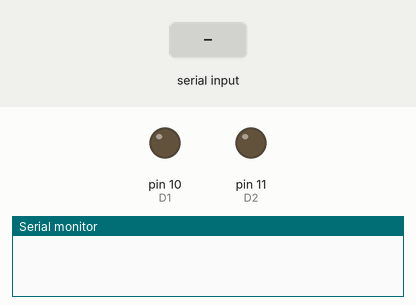
The sketch below on a simulated Arduino Uno, built with avr-gcc and run on an emulated ATmega328P. Shown: output pins drawn as LEDs (lit = HIGH), the last lines printed to the serial monitor. Inputs (shaded band) come from the test bench. Pins used as bus, display or sensor lines are not drawn.

Above: at 1.2 s.
1.3 s: "f" received over Serial
At 1.45 s:
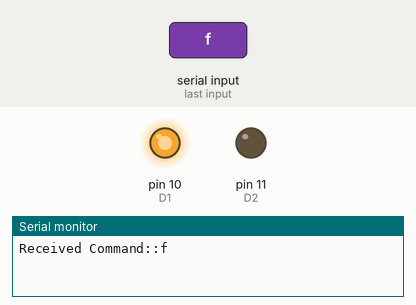
3.1 s: "b" received over Serial
At 3.25 s:
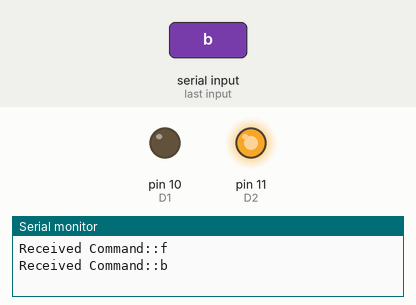
4.9 s: "l" received over Serial
At 6.1 s:
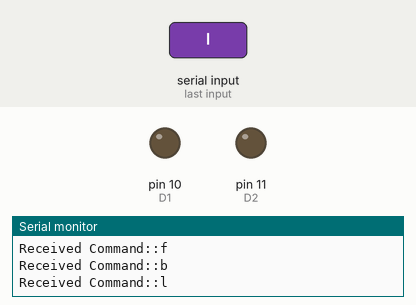
Timing chart, 0 to 7.9 s (numbered marks = the images above; inputs shaded):
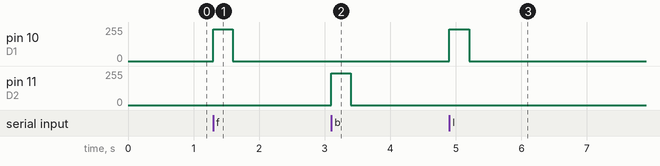

The sketch:

arduino_bluetooth_rc_car_build2_5.ino
```cpp
int C1=5;    //Motor Pins
int C2=6;
int D1=10;
int D2=11;
int speedd=240;
long timerNewState=0,timerBegin;

char state; //Takes commands
void setup()

{
  // put your setup code here, to run once:
  pinMode(C1,OUTPUT);
  pinMode(C2,OUTPUT);
  pinMode(D1,OUTPUT);
  pinMode(D2,OUTPUT);
  Serial.begin(57600);  //Fast bluetooth baud rate


}

void loop()
{
  // put your main code here, to run repeatedly:

  timerBegin=millis();

  if(Serial.available()>0)  //If command is comming in:
  {
    timerNewState =millis();    //store command in state variable
    state=Serial.read();
    Serial.print("Received Command::");
    Serial.print(state);
    //Serial.print(" And the direction:");
    Serial.println();

    switch(state) //chooses action to run depending on command
    {
    case 'f':
      forward();
      //Serial.println("forward");

      // Serial.print(state);
      //delay(1000);
      break;
    case 'b':
      backward();
      //   Serial.println("backward");
      break;
    case 'l':
      leftt();
      //Serial.println("left");
      break;
    case'r':
      rightt();
      Serial.println("right");
      break;
    case 's':
      stopp();
      // Serial.println("stop");
      break;
    case 'u':
      speedUp();
        Serial.print("speed::");
        Serial.println(speedd);
      break;
    case 'd':
      speedDown();
       Serial.println("speed::");
       Serial.println(speedd);
      break;
    default : //stopp();
      break;
    }
    //break;
  }

  else {

      if(timerBegin-timerNewState>300)
      {
        stopp();
      }
  }


  //state='o'; //For resetting state
}

//Action-to-take functions
void forward()
{
  analogWrite(C1,speedd);
  analogWrite(C2,0);

  analogWrite(D1,speedd);
  analogWrite(D2,0);


}
void backward()
{
  analogWrite(C1,0);
  analogWrite(C2,speedd);

  analogWrite(D1,0);
  analogWrite(D2,speedd);

}
void leftt()
{
  analogWrite(C1,0);
  analogWrite(C2,0);

  analogWrite(D1,speedd);
  analogWrite(D2,0);


}
void rightt()
{
  analogWrite(C1,speedd);
  analogWrite(C2,0);

  analogWrite(D1,0);
  analogWrite(D2,0);

}
void stopp()
{
  analogWrite(C1,0);
  analogWrite(C2,0);

  analogWrite(D1,0);
  analogWrite(D2,0);

}
void speedUp()
{
  speedd+=10;

  if (speedd>255)
      speedd=255;

}
void speedDown()
{
  speedd-=10;
  if(speedd<120)
    speedd=120;
}
```

Measured:
- after the input at 1.3 s, pin 10 (D1): 0/255 → 240/255 at once, → 0/255 0.30 s later
- after the input at 3.1 s, pin 11 (D2): 0/255 → 240/255 at once, → 0/255 0.30 s later
- after the input at 4.9 s, pin 10 (D1): 0/255 → 240/255 at once, → 0/255 0.30 s later
